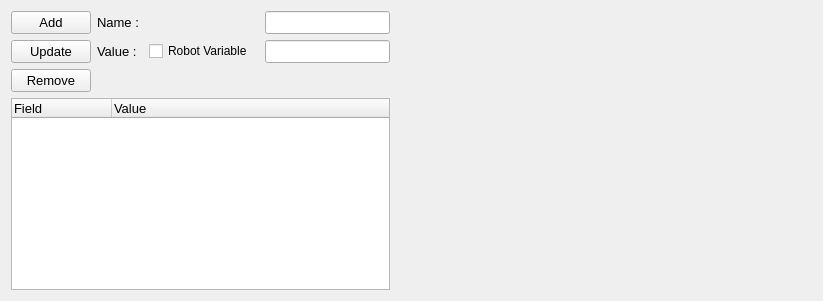
                         <widget class="QWidget" name="tab_26">
                          <attribute name="title">
                           <string>Dynamic Overwrite Data</string>
                          </attribute>
                          <layout class="QHBoxLayout" name="horizontalLayout_8">
                           <item>
                            <layout class="QGridLayout" name="gridLayout_45">
                             <item row="1" column="2">
                              <widget class="QCheckBox" name="checkBox_dependency_dynamic_overwrite_robot_variable">
                               <property name="text">
                                <string>Robot Variable</string>
                               </property>
                              </widget>
                             </item>
                             <item row="1" column="1">
                              <widget class="QLabel" name="label_125">
                               <property name="font">
                                <font>
                                 <family>Segoe UI</family>
                                 <pointsize>10</pointsize>
                                </font>
                               </property>
                               <property name="text">
                                <string>Value : </string>
                               </property>
                              </widget>
                             </item>
                             <item row="0" column="1">
                              <widget class="QLabel" name="label_82">
                               <property name="font">
                                <font>
                                 <family>Segoe UI</family>
                                 <pointsize>10</pointsize>
                                </font>
                               </property>
                               <property name="text">
                                <string>Name : </string>
                               </property>
                               <property name="alignment">
                                <set>Qt::AlignLeading|Qt::AlignLeft|Qt::AlignVCenter</set>
                               </property>
                              </widget>
                             </item>
                             <item row="0" column="4">
                              <widget class="QLineEdit" name="textbox_dependency_dynamic_overwrite_data_name">
                               <property name="font">
                                <font>
                                 <family>Segoe UI</family>
                                 <pointsize>10</pointsize>
                                </font>
                               </property>
                               <property name="toolTip">
                                <string/>
                               </property>
                              </widget>
                             </item>
                             <item row="0" column="0">
                              <widget class="QPushButton" name="btn_dependency_add_dynamic_overwrite_data">
                               <property name="font">
                                <font>
                                 <family>Segoe UI</family>
                                 <pointsize>10</pointsize>
                                </font>
                               </property>
                               <property name="text">
                                <string>Add</string>
                               </property>
                              </widget>
                             </item>
                             <item row="1" column="4">
                              <widget class="QLineEdit" name="textbox_dependency_dynamic_overwrite_data_value">
                               <property name="font">
                                <font>
                                 <family>Segoe UI</family>
                                 <pointsize>10</pointsize>
                                </font>
                               </property>
                               <property name="toolTip">
                                <string/>
                               </property>
                              </widget>
                             </item>
                             <item row="4" column="0" colspan="5">
                              <widget class="QTreeWidget" name="table_dependency_dynamic_overwrite_data">
                               <property name="sizePolicy">
                                <sizepolicy hsizetype="Expanding" vsizetype="Expanding">
                                 <horstretch>0</horstretch>
                                 <verstretch>0</verstretch>
                                </sizepolicy>
                               </property>
                               <property name="font">
                                <font>
                                 <family>Segoe UI</family>
                                 <pointsize>10</pointsize>
                                </font>
                               </property>
                               <property name="selectionMode">
                                <enum>QAbstractItemView::ContiguousSelection</enum>
                               </property>
                               <column>
                                <property name="text">
                                 <string>Field</string>
                                </property>
                               </column>
                               <column>
                                <property name="text">
                                 <string>Value</string>
                                </property>
                               </column>
                              </widget>
                             </item>
                             <item row="2" column="0">
                              <widget class="QPushButton" name="btn_dependency_remove_dynamic_overwrite_data">
                               <property name="font">
                                <font>
                                 <family>Segoe UI</family>
                                 <pointsize>10</pointsize>
                                </font>
                               </property>
                               <property name="text">
                                <string>Remove</string>
                               </property>
                              </widget>
                             </item>
                             <item row="1" column="0">
                              <widget class="QPushButton" name="btn_dependency_update_dynamic_overwrite_data">
                               <property name="font">
                                <font>
                                 <family>Segoe UI</family>
                                 <pointsize>10</pointsize>
                                </font>
                               </property>
                               <property name="text">
                                <string>Update</string>
                               </property>
                              </widget>
                             </item>
                            </layout>
                           </item>
                           <item>
                            <spacer name="horizontalSpacer_3">
                             <property name="orientation">
                              <enum>Qt::Horizontal</enum>
                             </property>
                             <property name="sizeHint" stdset="0">
                              <size>
                               <width>422</width>
                               <height>20</height>
                              </size>
                             </property>
                            </spacer>
                           </item>
                          </layout>
                         </widget>
